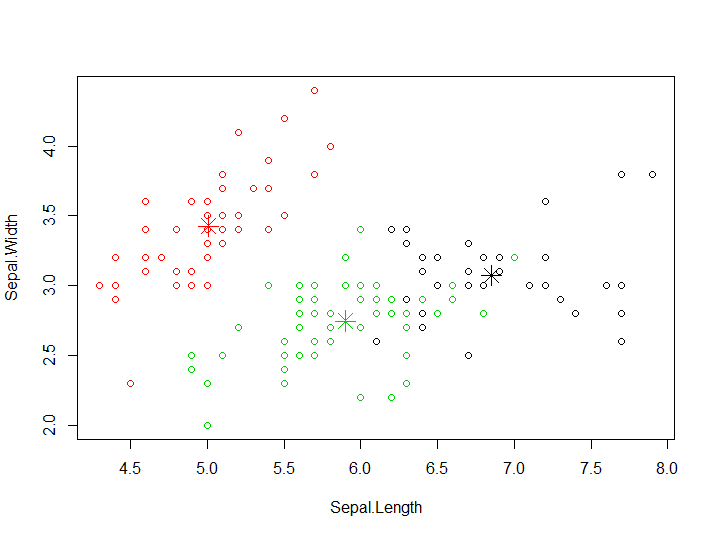

Generate this figure with R:
data("iris")
newiris<-iris
newiris$Species <- NULL
kc <- kmeans(newiris, 3)

str(kc)
kc$centers
kc$size
kc$cluster

table(iris$Species, kc$cluster)

plot(newiris[, c("Sepal.Length", "Sepal.Width")], col = kc$cluster)
points(kc$centers[,c("Sepal.Length", "Sepal.Width")], col = 1:3, pch = 8, cex=2)
